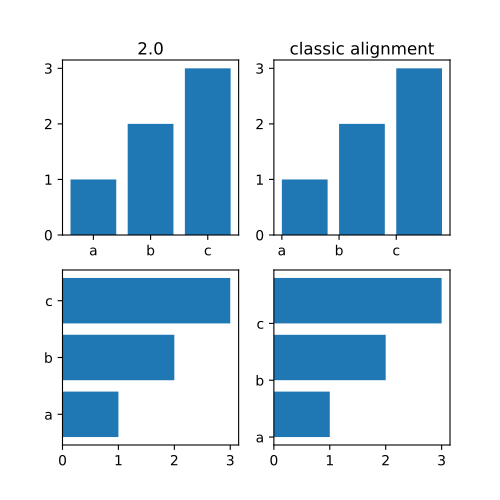

Python code for this plot:
import matplotlib.pyplot as plt
import numpy as np

fig, ((ax1, ax2), (ax3, ax4)) = plt.subplots(2, 2, figsize=(5, 5))

def demo(bar_func, bar_kwargs):
    return bar_func([1, 2, 3], [1, 2, 3], tick_label=['a', 'b', 'c'],
                    **bar_kwargs)


ax1.set_title('2.0')

ax2.set_title("classic alignment")

demo(ax1.bar, {})
demo(ax2.bar, {'align': 'edge'})
demo(ax3.barh, {})
demo(ax4.barh, {'align': 'edge'})
